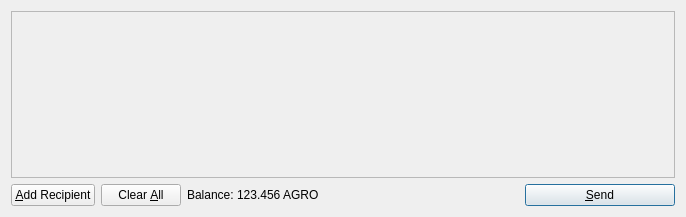
<?xml version="1.0" encoding="UTF-8"?>
<ui version="4.0">
 <class>SendCoinsDialog</class>
 <widget class="QDialog" name="SendCoinsDialog">
  <property name="geometry">
   <rect>
    <x>0</x>
    <y>0</y>
    <width>686</width>
    <height>217</height>
   </rect>
  </property>
  <property name="windowTitle">
   <string>Send Coins</string>
  </property>
  <layout class="QVBoxLayout" name="verticalLayout">
   <item>
    <widget class="QScrollArea" name="scrollArea">
     <property name="widgetResizable">
      <bool>true</bool>
     </property>
     <widget class="QWidget" name="scrollAreaWidgetContents">
      <property name="geometry">
       <rect>
        <x>0</x>
        <y>0</y>
        <width>666</width>
        <height>165</height>
       </rect>
      </property>
      <layout class="QVBoxLayout" name="verticalLayout_2">
       <property name="margin">
        <number>0</number>
       </property>
       <item>
        <layout class="QVBoxLayout" name="entries">
         <property name="spacing">
          <number>6</number>
         </property>
        </layout>
       </item>
       <item>
        <spacer name="verticalSpacer">
         <property name="orientation">
          <enum>Qt::Vertical</enum>
         </property>
         <property name="sizeHint" stdset="0">
          <size>
           <width>20</width>
           <height>40</height>
          </size>
         </property>
        </spacer>
       </item>
      </layout>
     </widget>
    </widget>
   </item>
   <item>
    <layout class="QHBoxLayout" name="horizontalLayout">
     <item>
      <widget class="QPushButton" name="addButton">
       <property name="toolTip">
        <string>Send to multiple recipients at once</string>
       </property>
       <property name="text">
        <string>&amp;Add Recipient</string>
       </property>
       <property name="icon">
        <iconset resource="../bitcoin.qrc">
         <normaloff>:/icons/add</normaloff>:/icons/add</iconset>
       </property>
       <property name="autoDefault">
        <bool>false</bool>
       </property>
      </widget>
     </item>
     <item>
      <widget class="QPushButton" name="clearButton">
       <property name="sizePolicy">
        <sizepolicy hsizetype="Minimum" vsizetype="Fixed">
         <horstretch>0</horstretch>
         <verstretch>0</verstretch>
        </sizepolicy>
       </property>
       <property name="toolTip">
        <string>Remove all transaction fields</string>
       </property>
       <property name="text">
        <string>Clear &amp;All</string>
       </property>
       <property name="icon">
        <iconset resource="../bitcoin.qrc">
         <normaloff>:/icons/remove</normaloff>:/icons/remove</iconset>
       </property>
       <property name="autoRepeatDelay">
        <number>300</number>
       </property>
       <property name="autoDefault">
        <bool>false</bool>
       </property>
      </widget>
     </item>
     <item>
      <layout class="QHBoxLayout" name="horizontalLayout_2">
       <property name="spacing">
        <number>3</number>
       </property>
       <item>
        <widget class="QLabel" name="label">
         <property name="text">
          <string>Balance:</string>
         </property>
        </widget>
       </item>
       <item>
        <widget class="QLabel" name="labelBalance">
         <property name="cursor">
          <cursorShape>IBeamCursor</cursorShape>
         </property>
         <property name="text">
          <string>123.456 AGRO</string>
         </property>
         <property name="textInteractionFlags">
          <set>Qt::LinksAccessibleByMouse|Qt::TextSelectableByKeyboard|Qt::TextSelectableByMouse</set>
         </property>
        </widget>
       </item>
      </layout>
     </item>
     <item>
      <spacer name="horizontalSpacer">
       <property name="orientation">
        <enum>Qt::Horizontal</enum>
       </property>
       <property name="sizeHint" stdset="0">
        <size>
         <width>40</width>
         <height>20</height>
        </size>
       </property>
      </spacer>
     </item>
     <item>
      <widget class="QPushButton" name="sendButton">
       <property name="minimumSize">
        <size>
         <width>150</width>
         <height>0</height>
        </size>
       </property>
       <property name="toolTip">
        <string>Confirm the send action</string>
       </property>
       <property name="text">
        <string>&amp;Send</string>
       </property>
       <property name="icon">
        <iconset resource="../bitcoin.qrc">
         <normaloff>:/icons/send</normaloff>:/icons/send</iconset>
       </property>
       <property name="default">
        <bool>true</bool>
       </property>
      </widget>
     </item>
    </layout>
   </item>
  </layout>
 </widget>
 <resources>
  <include location="../bitcoin.qrc"/>
 </resources>
 <connections/>
</ui>
